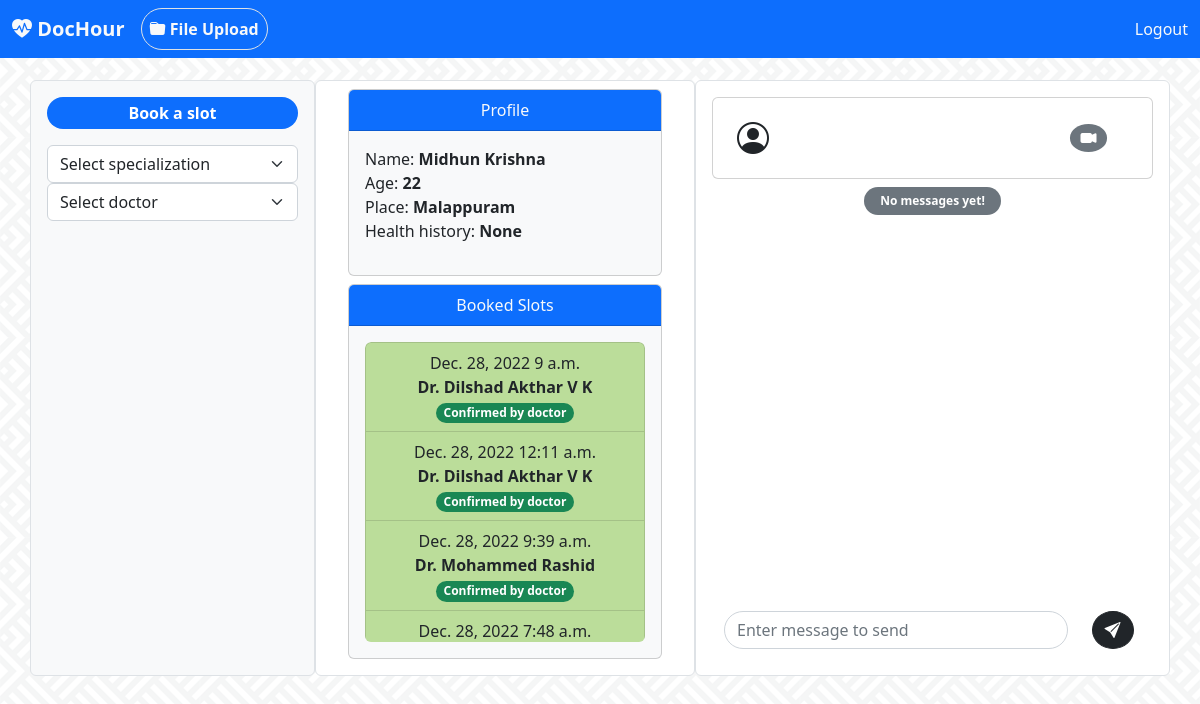
The page /client/client_home/ (signed in) on the database its author committed.
### client/models.py (models this page shows, shortened)
class Client(models.Model):
    user = models.OneToOneField(User, on_delete=models.CASCADE)
    place = models.CharField(max_length=100)
    age = models.IntegerField()
    health_history = models.CharField(max_length=250)

### doctor/models.py (models this page shows, shortened)
class Schedule(models.Model):
    doc = models.ForeignKey(Doctor, on_delete=models.CASCADE)
    date = models.DateField()
    start_time = models.TimeField()
    taken = models.ForeignKey(Client, related_name='taken', on_delete=models.CASCADE, null=True, blank=True)
    confirmed = models.BooleanField(default=False)
    cancelled = models.ForeignKey(Client, related_name='cancelled', on_delete=models.CASCADE, null=True, blank=True)

class Doctor(models.Model):
    user = models.OneToOneField(User, on_delete=models.CASCADE)
    hospital = models.CharField(max_length=120)
    location = models.CharField(max_length=100)
    specialization = models.ForeignKey(Specialization, on_delete=models.CASCADE)

### client/views.py (the view)
# urls.py: url(r'client_home/', views.client_home, name='client_home'),
def client_home(request):
    client = Client.objects.get(user=request.user)
    today = Schedule.objects.filter(taken=client, date = dt.today())
    booked = Schedule.objects.filter(taken=client)
    cancelled = Schedule.objects.filter(cancelled=client)
    spec = Specialization.objects.all()
    uploads = Uploads.objects.filter(client=client)
    return render(request,'client/client-home.html', context={'uploads':uploads, 'client': client, 'booked':booked,'cancelled':cancelled, 'spec':spec, 'today': today})

### templates/client/client-home.html (shortened to what this page needs)
<!doctype html>
<html lang="en">
  <head>
    <link rel="stylesheet" href="https://cdn.jsdelivr.net/npm/bootstrap-icons@1.10.2/font/bootstrap-icons.css">
    <link href="https://cdn.jsdelivr.net/npm/bootstrap@5.2.3/dist/css/bootstrap.min.css" rel="stylesheet">
  </head>
  <body style="background-image: url('../../../static/images/bg.webp');background-repeat: repeat; background-position: center; ">
    <nav class="navbar navbar-expand-lg fixed-top bg-primary">
        <div class="container-fluid">
          <div class="collapse navbar-collapse" id="navbarTogglerDemo01">
            <a class="navbar-brand" href="#"><b class="bi bi-heart-pulse-fill text-light">
                DocHour</b></a>
            <ul class="navbar-nav me-auto mb-2 mb-lg-0">
              <a class="nav-link text-light rounded-pill border" data-bs-toggle="modal" data-bs-target="#file-upload"> <b class="bi bi-folder-fill"> File Upload</b>  </a>
            </ul>
            <div>
                    <a class="nav-link active text-light" aria-current="page" href="{% url 'doctor:user_logout' %}">Logout</a>
            </div>
          </div>
        </div>
      </nav>
      <nav class="navbar bg-light">
        <div class="container-fluid">
          <a class="navbar-brand" href="#">
            <b class="bi bi-heart-pulse-fill text-danger">
            DocHour</b>
          </a>
        </div>
      </nav>
      <br>
      <div class="container">
      <div class="row">
        <div class="col-sm-3 mx-auto p-3 border bg-light rounded">
          <p class="bg-primary rounded-pill text-white text-center p-1"><b>Book a slot</b></p>
          <form action="{% url 'client:client_home_spec' %}" method="post">
          <select class="form-select" aria-label="Default select example" onchange="this.form.submit()" name="spec">
            <option selected>{% if spec_sel %}{{spec_sel}}{% else %} Select specialization {% endif %}</option>
          </select>
        </form>
        <form action="{% url 'client:client_home_doc' %}" method="post">
          <select class="form-select" aria-label="Default select example"  onchange="this.form.submit()" name="doc">
            <option selected>{% if doctor %}{{doctor.user.first_name}} {{doctor.user.last_name}}{% else %} Select doctor {% endif %}</option>
          </select>
        </form>
        <br>
        <ul class="list-group text-start"  style="overflow-y: auto; height:400px">
          <br>
        </ul>
        </div>
        <div class="col-sm-4 mx-auto px-4 py-2 text-center rounded border bg-white" >
          <div class="card mx-2 bg-light">
            <div class="card-header bg-primary text-light">
              Profile
            </div>
          <p class="text-start p-3">
          Name: <b>{{client.user.first_name}} {{client.user.last_name}}</b><br>
          Age: <b> {{client.age}} </b><br>
          Place: <b>{{client.place}} </b><br>
          Health history: <b>{{client.health_history}}</b></p>
          </div>
          <div class="card m-2 bg-light">
            <div class="card-header bg-primary text-light">Booked Slots</div>
              <div class="card-body">
                <ul class="list-group text-start"  style="overflow-y: auto; height:300px">
                  {% for slot in booked %}
                  {% if slot.confirmed %}<li class="list-group-item text-center" style="background-color: rgb(187, 221, 154);">{{slot.date}} {{slot.start_time}} <br> <b>Dr. {{slot.doc.user.first_name}} {{slot.doc.user.last_name}}</b> <br>
                    {% if slot in today%}<span class="badge rounded-pill bg-success">  Today </span>
                    <a href="{% url 'client:client_home_chat' slot.id %}"><span class="badge rounded-pill bg-success">  Start chat </span></a>
                    {% else %}
                    <span class="badge rounded-pill bg-success"> Confirmed by doctor </span>{% endif %}</li>
                  {% else %}<li class="list-group-item text-center"  style="background-color: rgb(228, 233, 182);">{{slot.date}} {{slot.start_time}} <br> <b> Dr. {{slot.doc.user.first_name}} {{slot.doc.user.last_name}}</b> <br> <span class="badge rounded-pill bg-warning text-dark">waiting for confirmation</span></li>
                  {% endif %}
                  {% endfor %}
                  <br>
                </ul>
              </div>
            </div>
      </div>
        <div class="col-sm-5 mx-auto p-3 border bg-white rounded">
            <div class="card mb-2">
                <div class="row  p-3">
                <div class="col-sm-2 text-center my-auto">
                    <i class="bi bi-person-circle fs-2"></i>
                </div>
                <div class="col-sm-9 my-auto">
                  <div class="row">
                    <div class="col-10">
                    </div>
                    <div class="col-2 my-auto">
                      <span class="badge text-bg-secondary rounded-circle fs-6"> <i class="bi bi-camera-video-fill"></i></span>
                    </div>
                  </div>
                </div>
                </div>
            </div>
        <div class="px-3" style="overflow-y: auto; height:400px" id="msgbox">
          {% for m in msgs %}
          {% if doctor == 0 %}
          <p class="text-center"><span class="badge bg-secondary p-2 rounded-pill mt-4">{{msgs.0}}</span></p>
          {% else %}
          {% if not m.sender.is_staff %}
          <div class="dropdown text-end">
            <small><small><small>{{m.datetime}}</small></small></small><br>
            <button class="dropdown-toggle bg-dark text-light badge rounded-pill" type="button" data-bs-toggle="dropdown" aria-expanded="false">
              {{m.message}}
            </button>
            <ul class="dropdown-menu text-center text-dark">
              <form action="{% url 'client:delete_msgs' %}" method="post">
                {% csrf_token %}
              <input type="hidden" name="msg" value="{{m.id}}">
              <input type="hidden" name="slot" value="{{slot.id}}">
              <button type="submit" class="btn">Delete message</button>
            </form>
            </ul>
          </div>
            {% else %}
            <div class=""><small><small><small>{{m.datetime}}</small></small></small><br><span class="badge text-bg-secondary  rounded-pill px-3 py-2">{{m.message}}</span></div>
            {% endif %}
            {% endif %}
          {% empty %}
          <p class="text-center"><span class="badge rounded-pill text-bg-secondary px-3 py-2">{% if client %} No messages yet! {% else %} Select a client to start chat. {% endif %}</span></p>
          {% endfor %}
        </div>
        <div class="row mt-4 mx-auto">
          {% if doctor != 0 %}
          <div class="col-10">
            <form action="{% url 'client:client_home_send' %}" method="post">
              <input class="form-control rounded-pill" name="message" type="text" placeholder="Enter message to send" aria-label="Enter message to send" onformchange="this.form.submit(); " autofocus>
          </div>
          <div class="col-2">
              <button type="submit" class="rounded-circle btn btn-dark mr-0"><i class="bi bi-send-fill"></i></button>
          </div>
        {% endif %}
        </div>
        </div>
      </div>
      </div>
  </body>
</html>

### rows shown on the page
Client: user.first_name "Midhun", user.last_name "Krishna", age "22", place "Malappuram", health_history "None"
Schedule: date "Dec. 28, 2022", start_time "9 a.m.", doc.user.first_name "Dilshad", doc.user.last_name "Akthar V K", shows "Confirmed by doctor"
Schedule: date "Dec. 28, 2022", start_time "12:11 a.m.", doc.user.first_name "Dilshad", doc.user.last_name "Akthar V K", shows "Confirmed by doctor"
Schedule: date "Dec. 28, 2022", start_time "9:39 a.m.", doc.user.first_name "Mohammed", doc.user.last_name "Rashid", shows "Confirmed by doctor"
Schedule: date "Dec. 28, 2022", start_time "7:48 a.m."
